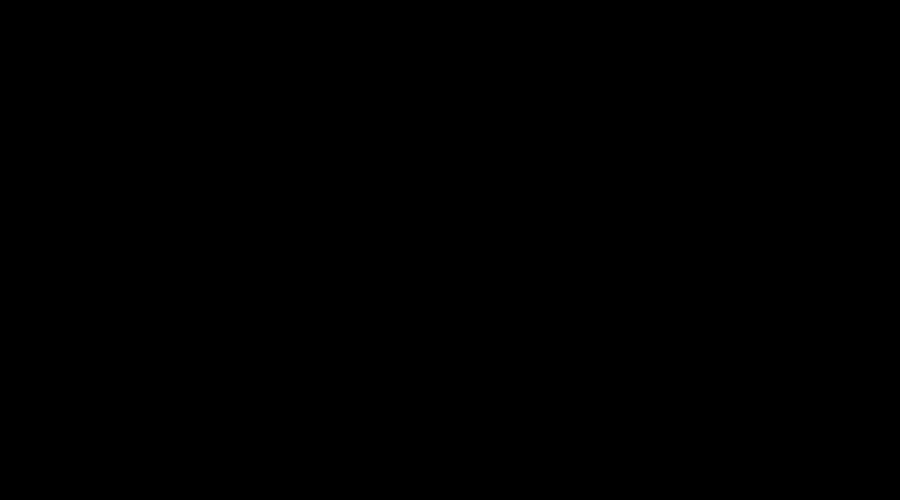
Frame 1 (no input)
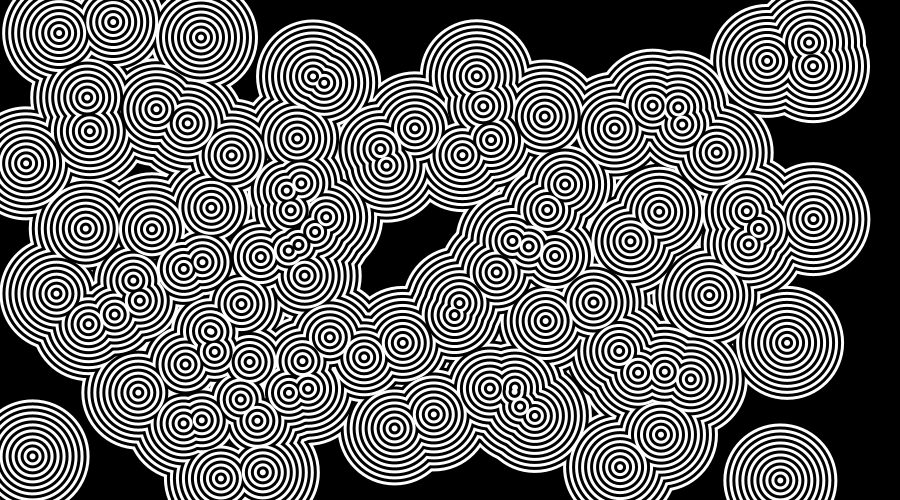
Frame 60 (the mouse pressed at the canvas centre just before this capture)
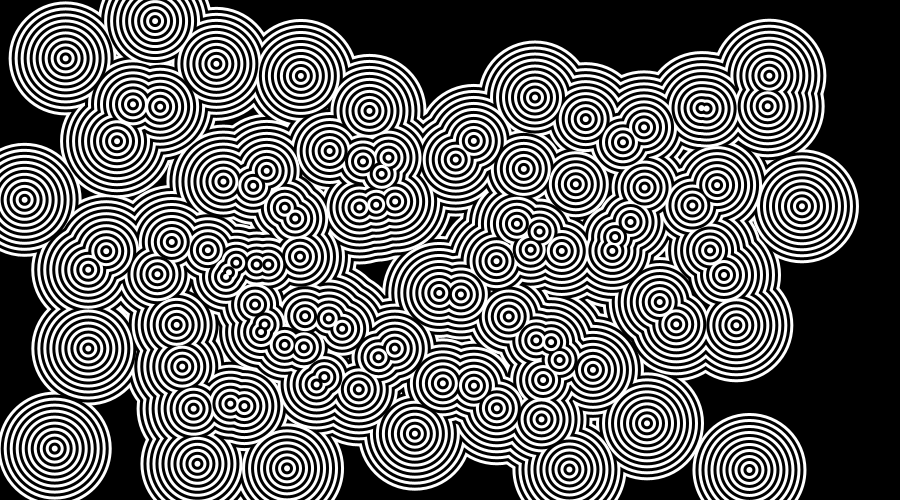
Frame 120 (the mouse held since frame 60 and released just before this capture)

The Processing sketch that drew these frames (run headless with seeded random() and noise(); from frame 60 on, the mouse is pressed at the canvas centre):

// Processing sketch: sketch_170822b
// ── sketch_170822b.pde
float tam;
int quantas;
float px[] = new float[100];
float py[] = new float[100];
float pxa[] = new float[100];
float pya[] = new float[100];
float pv[] = new float[100];

void setup() {
  size (900, 500);
  quantas=100;
  for (int i=1; i<quantas; i++) {
    px[i]=random(width);
    py[i]= random(height);
    pxa[i]=random(width);
    pya[i]= random(height);
     pv[i]= int(random(250, 500));
  }
}

void draw() {
  background(0);

  noStroke();
  while (tam>5) {
    fill(0);
    for (int i=1; i<quantas; i++) {
      ellipse(px[i], py[i], tam, tam);
    }
    tam-=6;
    fill(255);
    for (int i=1; i<quantas; i++) {
      ellipse(px[i], py[i], tam, tam);
    }
    tam-=6;
  }
  for (int i=1; i<quantas; i++) {
    if (dist(px[i], py[i], pxa[i], pya[i])<10) {
      pxa[i]=random(width);
      pya[i]= random(height);
      pv[i]= int(random(250, 500));
    } else {
      px[i]+=((pxa[i]-px[i])/pv[i]);
      py[i]+=((pya[i]-py[i])/pv[i]);
    }
  }
  tam=120;
}
